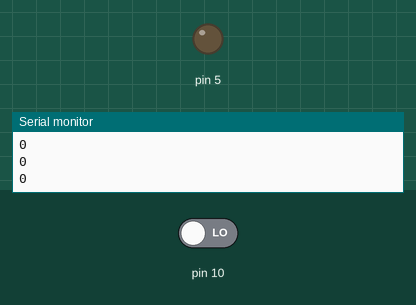
The sketch below on a simulated Arduino Uno, built with avr-gcc and run on an emulated ATmega328P. On the bench: output pins drawn as LEDs (lit = HIGH), the last lines printed to the serial monitor. The test bench sets the inputs (shaded band); at power-on: pin 10 LOW.

Above: at 1.2 s.
1.3 s: pin 10 driven HIGH
At 2.0 s:
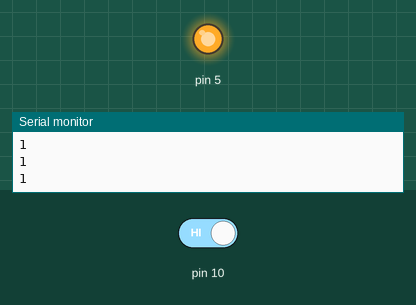
2.8 s: pin 10 driven LOW
At 3.3 s:
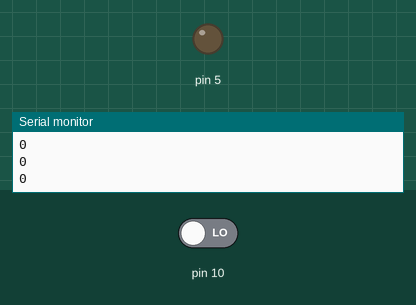
Timing chart, 0 to 5.8 s (numbered marks = the images above; inputs shaded):
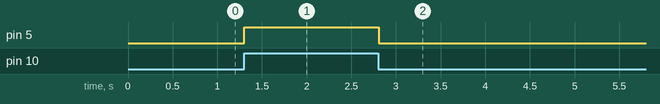

Measured:
- after the input at 1.3 s, pin 5: LOW → HIGH at once
- after the input at 2.8 s, pin 5: HIGH → LOW at once

The sketch:

push_buton.ino
```cpp
// C++ code
//
void setup()
{
  pinMode(10, INPUT);
  Serial.begin(9600);

  pinMode(5, OUTPUT);
}

void loop()
{
  Serial.println(digitalRead(10));
  if (digitalRead(10) == 1) {
    digitalWrite(5, HIGH);
  } else {
    digitalWrite(5, LOW);
  }
  delay(10); // Delay a little bit to improve simulation performance
}
```
